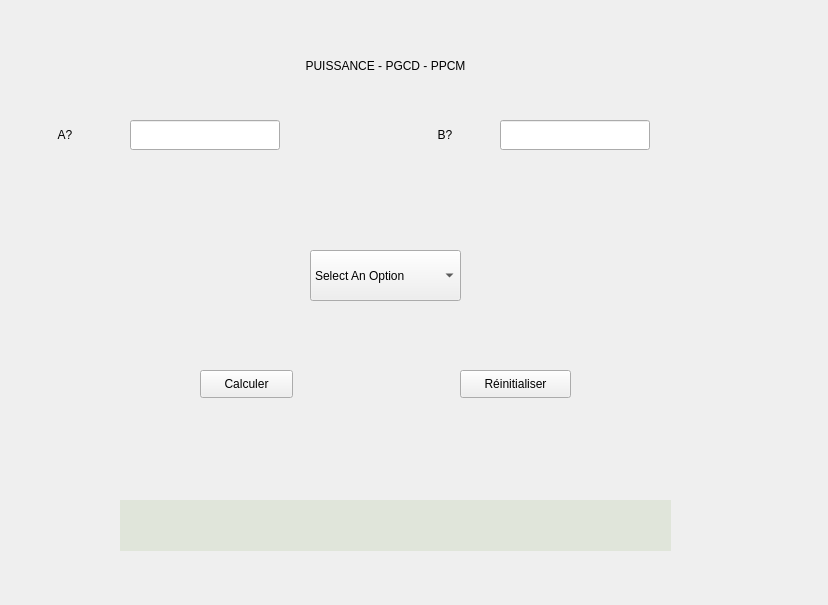
<?xml version="1.0" encoding="UTF-8"?>
<ui version="4.0">
 <class>Form</class>
 <widget class="QWidget" name="Form">
  <property name="geometry">
   <rect>
    <x>0</x>
    <y>0</y>
    <width>828</width>
    <height>605</height>
   </rect>
  </property>
  <property name="windowTitle">
   <string>Form</string>
  </property>
  <widget class="QLabel" name="label">
   <property name="geometry">
    <rect>
     <x>180</x>
     <y>50</y>
     <width>411</width>
     <height>31</height>
    </rect>
   </property>
   <property name="styleSheet">
    <string notr="true">font: 75 11pt &quot;MS Shell Dlg 2&quot;;</string>
   </property>
   <property name="text">
    <string>PUISSANCE - PGCD - PPCM</string>
   </property>
   <property name="alignment">
    <set>Qt::AlignCenter</set>
   </property>
  </widget>
  <widget class="QLabel" name="label_2">
   <property name="geometry">
    <rect>
     <x>20</x>
     <y>120</y>
     <width>90</width>
     <height>30</height>
    </rect>
   </property>
   <property name="styleSheet">
    <string notr="true">font: 75 11pt &quot;MS Shell Dlg 2&quot;;</string>
   </property>
   <property name="text">
    <string>A?</string>
   </property>
   <property name="alignment">
    <set>Qt::AlignCenter</set>
   </property>
  </widget>
  <widget class="QLabel" name="label_3">
   <property name="geometry">
    <rect>
     <x>400</x>
     <y>120</y>
     <width>90</width>
     <height>30</height>
    </rect>
   </property>
   <property name="styleSheet">
    <string notr="true">font: 75 11pt &quot;MS Shell Dlg 2&quot;;</string>
   </property>
   <property name="text">
    <string>B?</string>
   </property>
   <property name="alignment">
    <set>Qt::AlignCenter</set>
   </property>
  </widget>
  <widget class="QLineEdit" name="inputA">
   <property name="geometry">
    <rect>
     <x>130</x>
     <y>120</y>
     <width>150</width>
     <height>30</height>
    </rect>
   </property>
  </widget>
  <widget class="QLineEdit" name="inputB">
   <property name="geometry">
    <rect>
     <x>500</x>
     <y>120</y>
     <width>150</width>
     <height>30</height>
    </rect>
   </property>
  </widget>
  <widget class="QPushButton" name="pushButton">
   <property name="geometry">
    <rect>
     <x>200</x>
     <y>370</y>
     <width>93</width>
     <height>28</height>
    </rect>
   </property>
   <property name="styleSheet">
    <string notr="true">font: 75 10pt &quot;MS Shell Dlg 2&quot;;</string>
   </property>
   <property name="text">
    <string>Calculer</string>
   </property>
  </widget>
  <widget class="QPushButton" name="pushButton_2">
   <property name="geometry">
    <rect>
     <x>460</x>
     <y>370</y>
     <width>111</width>
     <height>28</height>
    </rect>
   </property>
   <property name="styleSheet">
    <string notr="true">font: 75 10pt &quot;MS Shell Dlg 2&quot;;</string>
   </property>
   <property name="text">
    <string>Réinitialiser</string>
   </property>
  </widget>
  <widget class="QLabel" name="resultat">
   <property name="geometry">
    <rect>
     <x>120</x>
     <y>500</y>
     <width>551</width>
     <height>51</height>
    </rect>
   </property>
   <property name="styleSheet">
    <string notr="true">font: 75 11pt &quot;MS Shell Dlg 2&quot;;
background-color: rgb(224, 229, 218);</string>
   </property>
   <property name="text">
    <string/>
   </property>
   <property name="alignment">
    <set>Qt::AlignCenter</set>
   </property>
  </widget>
  <widget class="QRadioButton" name="radioButton">
   <property name="geometry">
    <rect>
     <x>-20</x>
     <y>600</y>
     <width>95</width>
     <height>20</height>
    </rect>
   </property>
   <property name="text">
    <string/>
   </property>
  </widget>
  <widget class="QComboBox" name="comboBox">
   <property name="geometry">
    <rect>
     <x>310</x>
     <y>250</y>
     <width>151</width>
     <height>51</height>
    </rect>
   </property>
   <item>
    <property name="text">
     <string>Select An Option</string>
    </property>
   </item>
   <item>
    <property name="text">
     <string>Puissance</string>
    </property>
   </item>
   <item>
    <property name="text">
     <string>PGCD</string>
    </property>
   </item>
   <item>
    <property name="text">
     <string>PPCM</string>
    </property>
   </item>
  </widget>
 </widget>
 <resources/>
 <connections/>
</ui>
